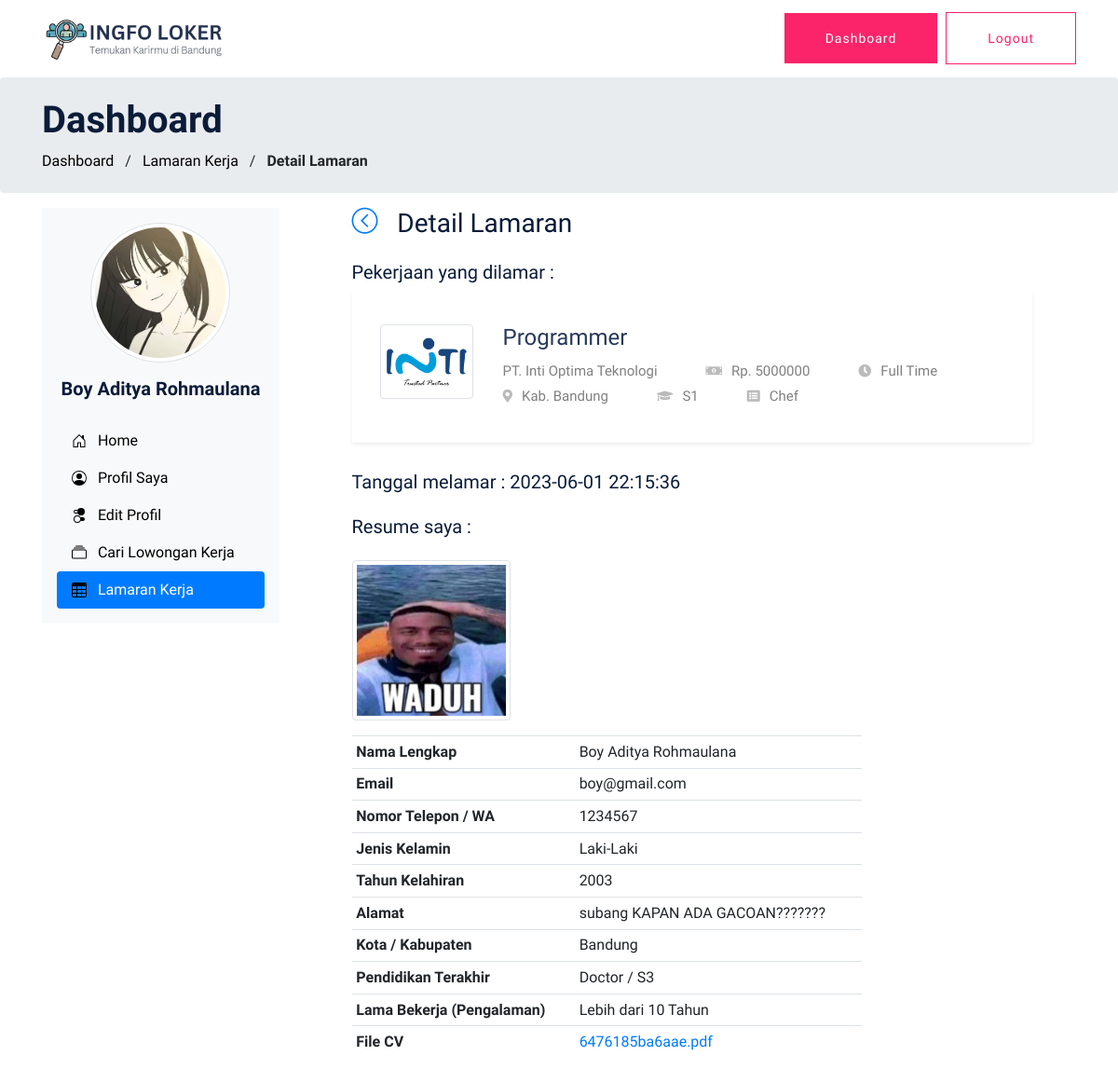
/user/detail_lamaran.php?id=4 (signed in), run on the app's committed database.
### tables this page shows
CREATE TABLE `pelamar` (
  `id_pelamar` int(11) NOT NULL,
  `username_pelamar` varchar(100) NOT NULL,
  `password_pelamar` varchar(100) NOT NULL,
  `email_pelamar` varchar(100) NOT NULL,
  `nama_pelamar` varchar(100) NOT NULL,
  `telepon_pelamar` varchar(20) NOT NULL,
  `foto_pelamar` varchar(255) NOT NULL,
  `pendidikan_terakhir` varchar(20) NOT NULL,
  `resume` varchar(255) NOT NULL,
  `jenis_kelamin` varchar(20) NOT NULL,
  `tahun_kelahiran` varchar(5) NOT NULL,
  `alamat_pelamar` varchar(255) NOT NULL,
  `kota_kab_pelamar` varchar(100) NOT NULL,
  `lama_bekerja` varchar(25) NOT NULL,
  `status_akun` int(11) NOT NULL
);

CREATE TABLE `detail_lamaran` (
  `id_lamaran` int(11) NOT NULL,
  `id_pekerjaan` int(11) NOT NULL,
  `id_pelamar` int(11) NOT NULL,
  `pesan_promosi` text NOT NULL,
  `status_lamaran` int(11) NOT NULL,
  `nama_pelamar` varchar(100) NOT NULL,
  `email_pelamar` varchar(100) NOT NULL,
  `telepon_pelamar` varchar(20) NOT NULL,
  `foto_pelamar` varchar(255) NOT NULL,
  `pendidikan_terakhir` varchar(20) NOT NULL,
  `resume` varchar(255) NOT NULL,
  `jenis_kelamin` varchar(20) NOT NULL,
  `tahun_kelahiran` varchar(5) NOT NULL,
  `alamat_pelamar` varchar(255) NOT NULL,
  `kota_kab_pelamar` varchar(100) NOT NULL,
  `lama_bekerja` varchar(25) NOT NULL,
  `tanggal_lamar` datetime NOT NULL DEFAULT current_timestamp()
);

CREATE TABLE `perusahaan` (
  `id_perusahaan` int(11) NOT NULL,
  `username_perusahaan` varchar(100) NOT NULL,
  `password_perusahaan` varchar(100) NOT NULL,
  `nama_perusahaan` varchar(100) NOT NULL,
  `email_perusahaan` varchar(100) NOT NULL,
  `telepon_perusahaan` varchar(20) NOT NULL,
  `website_perusahaan` varchar(255) NOT NULL,
  `logo_perusahaan` varchar(255) NOT NULL,
  `id_lokasi` int(11) NOT NULL,
  `tentang` varchar(255) NOT NULL
);

CREATE TABLE `info_pekerjaan` (
  `id_pekerjaan` int(11) NOT NULL,
  `id_perusahaan` int(11) NOT NULL,
  `id_lokasi` int(11) NOT NULL,
  `id_kategori` int(11) NOT NULL,
  `judul` varchar(100) NOT NULL,
  `tipe` varchar(20) NOT NULL,
  `gaji` varchar(20) NOT NULL,
  `pendidikan` varchar(20) NOT NULL,
  `deskripsi` text NOT NULL,
  `gender` varchar(30) NOT NULL,
  `tanggung_jawab` text NOT NULL,
  `keahlian` text NOT NULL,
  `waktu_bekerja` text NOT NULL
);

CREATE TABLE `lokasi_pekerjaan` (
  `id_lokasi` int(11) NOT NULL,
  `nama_lokasi` varchar(50) NOT NULL
);

CREATE TABLE `kategori_pekerjaan` (
  `id_kategori` int(11) NOT NULL,
  `nama_kategori` varchar(100) NOT NULL
);

### functions.php (called while the page is built, shortened)
<?php
$conn = mysqli_connect("localhost", "root", "", "loker");
function query($query)
{
    global $conn;
    $result = mysqli_query($conn, $query);
    $rows = [];
    while ($row = mysqli_fetch_assoc($result)) {
        $rows[] = $row;
    }
    return $rows;
}

### user/detail_lamaran.php (the view, shortened to what this page needs)
<?php
require '../functions.php';
$id_pelamar = $_SESSION['id_pelamar'];
$id_lamaran = $_GET["id"];
$detail_lamaran = query("SELECT
	detail_lamaran.*,
	info_pekerjaan.*,
	perusahaan.id_perusahaan,
	perusahaan.nama_perusahaan,
	perusahaan.logo_perusahaan,
	perusahaan.id_lokasi,
    lokasi_pekerjaan.nama_lokasi,
    kategori_pekerjaan.nama_kategori
FROM
	detail_lamaran
	INNER JOIN
	info_pekerjaan
	ON
		detail_lamaran.id_pekerjaan = info_pekerjaan.id_pekerjaan
	INNER JOIN
	perusahaan
	ON
		info_pekerjaan.id_perusahaan = perusahaan.id_perusahaan
	INNER JOIN
	pelamar
	ON
		detail_lamaran.id_pelamar = pelamar.id_pelamar
    INNER JOIN
	lokasi_pekerjaan
	ON
		info_pekerjaan.id_lokasi = lokasi_pekerjaan.id_lokasi
    INNER JOIN
	kategori_pekerjaan
	ON
		info_pekerjaan.id_kategori = kategori_pekerjaan.id_kategori
    WHERE
    detail_lamaran.id_lamaran = $id_lamaran")[0];
?>
<?php $title = 'Lamaran Kerja' ?>
<?php include 'navbar.php' ?>
<section class="breadcrumb" id="home-section">
    <div class="container">
        <div class="row">
            <div class="col-md-7 mt-10 mb-10">
                <h1 class="text-black font-weight-bold">Dashboard</h1>
                <div class="custom-breadcrumbs">
                    <a href="index.php"><span style="color: black;">Dashboard</span></a> <span class="mx-2 slash">/</span>
                    <a href="lamaran_kerja.php"><span style="color: black;">Lamaran Kerja</span></a> <span class="mx-2 slash">/</span>
                    <span class="text-black"><strong>Detail Lamaran</strong></span>
                </div>
            </div>
        </div>
    </div>
</section>
<main>
    <div class="container mb-5">
        <div class="row">
            <?php include 'dashboard.php' ?>
            <div class="col-lg-8 container">
                <h3 class="mb-4"><a href="lamaran_kerja.php" class="btn-link text-decoration-none ">
                        <i class="ti-arrow-circle-left"></i>
                    </a> &nbsp; Detail Lamaran</h3>
                <h5>Pekerjaan yang dilamar :</h5>
                <div class="shadow-sm">
                    <div class="single-job-items mb-30">
                        <div class="job-items">
                            <div class="company-img">
                                <a href="job_details.php?id=<?= $detail_lamaran['id_pekerjaan'] ?>"><img src="../upload/perusahaan/logo/<?= $detail_lamaran['logo_perusahaan'] ?>" alt="" width="100px" class="img-thumbnail"></a>
                            </div>
                            <div class="job-tittle job-tittle2">
                                <a href="job_details.php?id=<?= $detail_lamaran['id_pekerjaan'] ?>">
                                    <h4><?= $detail_lamaran['judul'] ?></h4>
                                </a>
                                <ul>
                                    <li><?= $detail_lamaran['nama_perusahaan'] ?></li>
                                    <li><i class="fas fa-money-bill-alt"></i>Rp. <?= $detail_lamaran['gaji'] ?></li>
                                    <li><i class="fas fa-clock"></i><?= $detail_lamaran['tipe'] ?></li>
                                </ul>
                                <ul>
                                    <li><i class="fas fa-map-marker-alt"></i><?= $detail_lamaran['nama_lokasi'] ?></li>
                                    <li><i class="fas fa-graduation-cap"></i><?= $detail_lamaran['pendidikan'] ?></li>
                                    <li><i class="fas fa-list-alt"></i><?= $detail_lamaran['nama_kategori'] ?></li>
                                </ul>
                            </div>
                        </div>
                    </div>
                </div>
                <h5 class="mb-4">Tanggal melamar : <?= $detail_lamaran['tanggal_lamar'] ?></h5>
                <h5 class="mb-4">Resume saya :</h5>
                <div class="mb-3">
                    <img src="../upload/user/foto/<?= $detail_lamaran['foto_pelamar'] ?>" class=" mb-3 img-responsive center-block d-block img-thumbnail" style="width: 170px;" alt="Avatar" />
                </div>
                <table class="table table-sm w-75">
                    <tbody>
                        <tr>
                            <th scope="row">Nama Lengkap</th>
                            <td class=""><?= $detail_lamaran['nama_pelamar'] ?></td>
                        </tr>
                        <tr>
                            <th scope="row">Email</th>
                            <td><?= $detail_lamaran['email_pelamar'] ?></td>
                        </tr>
                        <tr>
                            <th scope="row">Nomor Telepon / WA </th>
                            <td><?= $detail_lamaran['telepon_pelamar'] ?></td>
                        </tr>
                        <tr>
                            <th scope="row">Jenis Kelamin</th>
                            <td><?= $detail_lamaran['jenis_kelamin'] ?></td>
                        </tr>
                        <tr>
                            <th scope="row">Tahun Kelahiran</th>
                            <td><?= $detail_lamaran['tahun_kelahiran'] ?></td>
                        </tr>
                        <tr>
                            <th scope="row">Alamat</th>
                            <td><?= $detail_lamaran['alamat_pelamar'] ?></td>
                        </tr>
                        <tr>
                            <th scope="row">Kota / Kabupaten</th>
                            <td><?= $detail_lamaran['kota_kab_pelamar'] ?></td>
                        </tr>
                        <tr>
                            <th scope="row">Pendidikan Terakhir</th>
                            <td><?= $detail_lamaran['pendidikan_terakhir'] ?></td>
                        </tr>
                        <tr>
                            <th scope="row">Lama Bekerja (Pengalaman)</th>
                            <td><?= $detail_lamaran['lama_bekerja'] ?></td>
                        </tr>
                        <tr>
                            <th scope="row">File CV</th>
                            <td><a title="Unduh CV" href="../upload/user/resume/<?= $detail_lamaran['resume'] ?>" download="CV_<?= $detail_lamaran['nama_pelamar'] ?>" class="btn-link"><?= $detail_lamaran['resume'] ?></a></td>
                        </tr>
                    </tbody>
                </table>
            </div>
        </div>
    </div>
</main>
</body>

### user/dashboard.php
<?php
$dashboard = query("SELECT * FROM pelamar WHERE id_pelamar = $id_pelamar")[0];
?>
<div class="col-md-3 mb-5">
    <div class="d-flex flex-column flex-shrink-0 p-3 bg-light menu-wrapper">
        <div class="mx-auto align-items-center mb-3">
            <img src="../upload/user/foto/<?= $dashboard['foto_pelamar'] ?>" class=" rounded-circle mb-3 img-responsive center-block d-block mx-auto img-thumbnail" style="width: 150px;" alt="Avatar" />
            <h5 class="mb-2" style="text-align: center;"><strong><?= $dashboard['nama_pelamar'] ?></strong></h5>
        </div>
        <div class="menu-wrapper">
            <div class="main-menu">
                <ul class="nav nav-pills flex-column mb-auto menu-wrapper">
                    <li class="nav-item">
                        <a href="index.php" class="nav-link link-dark <?php echo ($title == 'Home | Pelamar') ?  "active" : "" ?> " style="<?php echo ($title == 'Home | Pelamar') ?  "" : "color: black;" ?>">
                            <svg class="bi me-2" width="16" height="16">
                                <use xlink:href="#home" />
                            </svg>
                            &nbsp; Home
                        </a>
                    </li>
                    <li>
                        <a href="profil_pelamar.php" class="nav-link link-dark <?php echo ($title == 'Profil Saya') ?  "active" : "" ?> " style="<?php echo ($title == 'Profil Saya') ?  "" : "color: black;" ?>">
                            <svg class="bi me-2" width="16" height="16">
                                <use xlink:href="#people-circle" />
                            </svg>
                            &nbsp; Profil Saya
                        </a>
                    </li>
                    <li>
                        <a href="edit_profil.php" class="nav-link link-dark <?php echo ($title == 'Edit Profil') ?  "active" : "" ?> " style="<?php echo ($title == 'Edit Profil') ?  "" : "color: black;" ?>">
                            <svg class="bi me-2" width="16" height="16">
                                <use xlink:href="#toggles2" />
                            </svg>
                            &nbsp; Edit Profil
                        </a>
                    </li>
                    <li>
                        <a href="job_listing.php" class="nav-link link-dark <?php echo ($title == 'Cari Lowongan Kerja') ?  "active" : "" ?> " style="<?php echo ($title == 'Cari Lowongan Kerja') ?  "" : "color: black;" ?>">
                            <svg class="bi me-2" width="16" height="16">
                                <use xlink:href="#collection" />
                            </svg>
                            &nbsp; Cari Lowongan Kerja
                        </a>
                    </li>
                    <li>
                        <a href="lamaran_kerja.php" class="nav-link link-dark <?php echo ($title == 'Lamaran Kerja') ?  "active" : "" ?> " style="<?php echo ($title == 'Lamaran Kerja') ?  "" : "color: black;" ?>">
                            <svg class="bi me-2" width="16" height="16">
                                <use xlink:href="#table" />
                            </svg>
                            &nbsp; Lamaran Kerja
                        </a>
                    </li>
                </ul>
            </div>
        </div>
    </div>
</div>

### data on the page
pelamar: foto_pelamar (picture), nama_pelamar "Boy Aditya Rohmaulana"
detail_lamaran: perusahaan.logo_perusahaan (picture), id_pekerjaan.judul "Programmer", perusahaan.nama_perusahaan "PT. Inti Optima Teknologi", id_pekerjaan.gaji "5000000", id_pekerjaan.tipe "Full Time", lokasi_pekerjaan.nama_lokasi "Kab. Bandung", id_pekerjaan.pendidikan "S1", kategori_pekerjaan.nama_kategori "Chef", tanggal_lamar "2023-06-01 22:15:36", foto_pelamar (picture), nama_pelamar "Boy Aditya Rohmaulana", email_pelamar "boy@gmail.com", telepon_pelamar "1234567", jenis_kelamin "Laki-Laki", tahun_kelahiran "2003", alamat_pelamar "subang KAPAN ADA GACOAN???????", kota_kab_pelamar "Bandung", pendidikan_terakhir "Doctor / S3", lama_bekerja "Lebih dari 10 Tahun", resume "6476185ba6aae.pdf"
